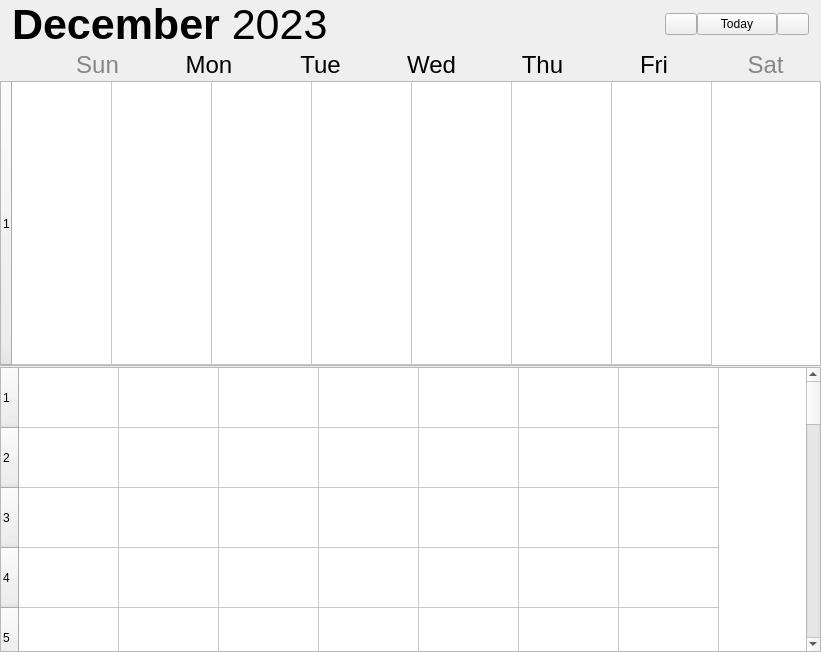
<?xml version="1.0" encoding="UTF-8"?>
<ui version="4.0">
 <class>touka::WeekView</class>
 <widget class="QWidget" name="touka::WeekView">
  <property name="geometry">
   <rect>
    <x>0</x>
    <y>0</y>
    <width>821</width>
    <height>652</height>
   </rect>
  </property>
  <property name="windowTitle">
   <string>WeekView</string>
  </property>
  <layout class="QVBoxLayout" name="verticalLayout">
   <property name="spacing">
    <number>0</number>
   </property>
   <property name="leftMargin">
    <number>0</number>
   </property>
   <property name="topMargin">
    <number>0</number>
   </property>
   <property name="rightMargin">
    <number>0</number>
   </property>
   <property name="bottomMargin">
    <number>0</number>
   </property>
   <item>
    <layout class="QHBoxLayout" name="horizontalLayout">
     <property name="spacing">
      <number>0</number>
     </property>
     <property name="leftMargin">
      <number>12</number>
     </property>
     <property name="rightMargin">
      <number>12</number>
     </property>
     <item>
      <widget class="QLabel" name="lbDate">
       <property name="font">
        <font>
         <pointsize>23</pointsize>
        </font>
       </property>
       <property name="text">
        <string>&lt;html&gt;&lt;head/&gt;&lt;body&gt;&lt;p&gt;&lt;span style=&quot; font-size:32pt; font-weight:700;&quot;&gt;December&lt;/span&gt;&lt;span style=&quot; font-size:32pt;&quot;&gt; 2023&lt;/span&gt;&lt;/p&gt;&lt;/body&gt;&lt;/html&gt;</string>
       </property>
      </widget>
     </item>
     <item>
      <spacer name="horizontalSpacer">
       <property name="orientation">
        <enum>Qt::Horizontal</enum>
       </property>
       <property name="sizeHint" stdset="0">
        <size>
         <width>40</width>
         <height>20</height>
        </size>
       </property>
      </spacer>
     </item>
     <item>
      <widget class="QPushButton" name="btnPrevMonth">
       <property name="maximumSize">
        <size>
         <width>32</width>
         <height>16777215</height>
        </size>
       </property>
       <property name="text">
        <string/>
       </property>
       <property name="icon">
        <iconset resource="../../resources.qrc">
         <normaloff>:/icon/resource/icon/back_ui.svg</normaloff>:/icon/resource/icon/back_ui.svg</iconset>
       </property>
      </widget>
     </item>
     <item>
      <widget class="QPushButton" name="btnToday">
       <property name="text">
        <string>Today</string>
       </property>
      </widget>
     </item>
     <item>
      <widget class="QPushButton" name="btnNextMonth">
       <property name="maximumSize">
        <size>
         <width>32</width>
         <height>16777215</height>
        </size>
       </property>
       <property name="icon">
        <iconset resource="../../resources.qrc">
         <normaloff>:/icon/resource/icon/next_ui.svg</normaloff>:/icon/resource/icon/next_ui.svg</iconset>
       </property>
      </widget>
     </item>
    </layout>
   </item>
   <item>
    <layout class="QGridLayout" name="gridLayoutWeek" rowstretch="0">
     <property name="sizeConstraint">
      <enum>QLayout::SetFixedSize</enum>
     </property>
     <property name="leftMargin">
      <number>42</number>
     </property>
     <property name="topMargin">
      <number>6</number>
     </property>
     <property name="rightMargin">
      <number>0</number>
     </property>
     <property name="bottomMargin">
      <number>6</number>
     </property>
     <property name="spacing">
      <number>0</number>
     </property>
     <item row="0" column="5">
      <widget class="QLabel" name="label_6">
       <property name="sizePolicy">
        <sizepolicy hsizetype="Preferred" vsizetype="Fixed">
         <horstretch>0</horstretch>
         <verstretch>0</verstretch>
        </sizepolicy>
       </property>
       <property name="maximumSize">
        <size>
         <width>16777215</width>
         <height>20</height>
        </size>
       </property>
       <property name="font">
        <font>
         <pointsize>18</pointsize>
         <fontweight>Light</fontweight>
        </font>
       </property>
       <property name="text">
        <string>Fri</string>
       </property>
       <property name="alignment">
        <set>Qt::AlignCenter</set>
       </property>
      </widget>
     </item>
     <item row="0" column="2">
      <widget class="QLabel" name="label_3">
       <property name="sizePolicy">
        <sizepolicy hsizetype="Preferred" vsizetype="Fixed">
         <horstretch>0</horstretch>
         <verstretch>0</verstretch>
        </sizepolicy>
       </property>
       <property name="maximumSize">
        <size>
         <width>16777215</width>
         <height>20</height>
        </size>
       </property>
       <property name="font">
        <font>
         <pointsize>18</pointsize>
         <fontweight>Light</fontweight>
        </font>
       </property>
       <property name="text">
        <string>Tue</string>
       </property>
       <property name="alignment">
        <set>Qt::AlignCenter</set>
       </property>
      </widget>
     </item>
     <item row="0" column="3">
      <widget class="QLabel" name="label_4">
       <property name="sizePolicy">
        <sizepolicy hsizetype="Preferred" vsizetype="Fixed">
         <horstretch>0</horstretch>
         <verstretch>0</verstretch>
        </sizepolicy>
       </property>
       <property name="maximumSize">
        <size>
         <width>16777215</width>
         <height>20</height>
        </size>
       </property>
       <property name="font">
        <font>
         <pointsize>18</pointsize>
         <fontweight>Light</fontweight>
        </font>
       </property>
       <property name="text">
        <string>Wed</string>
       </property>
       <property name="alignment">
        <set>Qt::AlignCenter</set>
       </property>
      </widget>
     </item>
     <item row="0" column="0">
      <widget class="QLabel" name="label_1">
       <property name="sizePolicy">
        <sizepolicy hsizetype="Preferred" vsizetype="Fixed">
         <horstretch>0</horstretch>
         <verstretch>0</verstretch>
        </sizepolicy>
       </property>
       <property name="maximumSize">
        <size>
         <width>16777215</width>
         <height>20</height>
        </size>
       </property>
       <property name="font">
        <font>
         <pointsize>18</pointsize>
         <italic>false</italic>
         <strikeout>false</strikeout>
         <fontweight>Light</fontweight>
        </font>
       </property>
       <property name="styleSheet">
        <string notr="true">color: rgb(134, 134, 134);</string>
       </property>
       <property name="text">
        <string>Sun</string>
       </property>
       <property name="alignment">
        <set>Qt::AlignCenter</set>
       </property>
       <property name="margin">
        <number>0</number>
       </property>
      </widget>
     </item>
     <item row="0" column="4">
      <widget class="QLabel" name="label_5">
       <property name="sizePolicy">
        <sizepolicy hsizetype="Preferred" vsizetype="Fixed">
         <horstretch>0</horstretch>
         <verstretch>0</verstretch>
        </sizepolicy>
       </property>
       <property name="maximumSize">
        <size>
         <width>16777215</width>
         <height>20</height>
        </size>
       </property>
       <property name="font">
        <font>
         <pointsize>18</pointsize>
         <fontweight>Light</fontweight>
        </font>
       </property>
       <property name="text">
        <string>Thu</string>
       </property>
       <property name="alignment">
        <set>Qt::AlignCenter</set>
       </property>
      </widget>
     </item>
     <item row="0" column="6">
      <widget class="QLabel" name="label_7">
       <property name="sizePolicy">
        <sizepolicy hsizetype="Preferred" vsizetype="Fixed">
         <horstretch>0</horstretch>
         <verstretch>0</verstretch>
        </sizepolicy>
       </property>
       <property name="maximumSize">
        <size>
         <width>16777215</width>
         <height>20</height>
        </size>
       </property>
       <property name="font">
        <font>
         <pointsize>18</pointsize>
         <fontweight>Light</fontweight>
        </font>
       </property>
       <property name="styleSheet">
        <string notr="true">color: rgb(134, 134, 134);</string>
       </property>
       <property name="text">
        <string>Sat</string>
       </property>
       <property name="alignment">
        <set>Qt::AlignCenter</set>
       </property>
      </widget>
     </item>
     <item row="0" column="1">
      <widget class="QLabel" name="label_2">
       <property name="sizePolicy">
        <sizepolicy hsizetype="Preferred" vsizetype="Fixed">
         <horstretch>0</horstretch>
         <verstretch>0</verstretch>
        </sizepolicy>
       </property>
       <property name="maximumSize">
        <size>
         <width>16777215</width>
         <height>20</height>
        </size>
       </property>
       <property name="font">
        <font>
         <pointsize>18</pointsize>
         <fontweight>Light</fontweight>
        </font>
       </property>
       <property name="styleSheet">
        <string notr="true"/>
       </property>
       <property name="text">
        <string>Mon</string>
       </property>
       <property name="alignment">
        <set>Qt::AlignCenter</set>
       </property>
      </widget>
     </item>
    </layout>
   </item>
   <item>
    <widget class="QSplitter" name="splitter">
     <property name="orientation">
      <enum>Qt::Vertical</enum>
     </property>
     <property name="opaqueResize">
      <bool>true</bool>
     </property>
     <property name="handleWidth">
      <number>1</number>
     </property>
     <property name="childrenCollapsible">
      <bool>false</bool>
     </property>
     <widget class="QTableWidget" name="twAllDayEvt">
      <property name="sizePolicy">
       <sizepolicy hsizetype="Expanding" vsizetype="Expanding">
        <horstretch>0</horstretch>
        <verstretch>0</verstretch>
       </sizepolicy>
      </property>
      <property name="minimumSize">
       <size>
        <width>0</width>
        <height>20</height>
       </size>
      </property>
      <property name="editTriggers">
       <set>QAbstractItemView::NoEditTriggers</set>
      </property>
      <property name="gridStyle">
       <enum>Qt::SolidLine</enum>
      </property>
      <property name="rowCount">
       <number>1</number>
      </property>
      <property name="columnCount">
       <number>7</number>
      </property>
      <attribute name="horizontalHeaderVisible">
       <bool>false</bool>
      </attribute>
      <attribute name="horizontalHeaderMinimumSectionSize">
       <number>18</number>
      </attribute>
      <attribute name="horizontalHeaderDefaultSectionSize">
       <number>100</number>
      </attribute>
      <attribute name="horizontalHeaderStretchLastSection">
       <bool>false</bool>
      </attribute>
      <attribute name="verticalHeaderMinimumSectionSize">
       <number>18</number>
      </attribute>
      <attribute name="verticalHeaderDefaultSectionSize">
       <number>18</number>
      </attribute>
      <attribute name="verticalHeaderHighlightSections">
       <bool>true</bool>
      </attribute>
      <attribute name="verticalHeaderShowSortIndicator" stdset="0">
       <bool>false</bool>
      </attribute>
      <attribute name="verticalHeaderStretchLastSection">
       <bool>true</bool>
      </attribute>
      <row/>
      <column/>
      <column/>
      <column/>
      <column/>
      <column/>
      <column/>
      <column/>
     </widget>
     <widget class="WeekTableWidget" name="twEvt">
      <property name="editTriggers">
       <set>QAbstractItemView::NoEditTriggers</set>
      </property>
      <property name="rowCount">
       <number>24</number>
      </property>
      <property name="columnCount">
       <number>7</number>
      </property>
      <attribute name="horizontalHeaderVisible">
       <bool>false</bool>
      </attribute>
      <attribute name="horizontalHeaderHighlightSections">
       <bool>true</bool>
      </attribute>
      <attribute name="verticalHeaderDefaultSectionSize">
       <number>60</number>
      </attribute>
      <attribute name="verticalHeaderHighlightSections">
       <bool>true</bool>
      </attribute>
      <row/>
      <row/>
      <row/>
      <row/>
      <row/>
      <row/>
      <row/>
      <row/>
      <row/>
      <row/>
      <row/>
      <row/>
      <row/>
      <row/>
      <row/>
      <row/>
      <row/>
      <row/>
      <row/>
      <row/>
      <row/>
      <row/>
      <row/>
      <row/>
      <column/>
      <column/>
      <column/>
      <column/>
      <column/>
      <column/>
      <column/>
     </widget>
    </widget>
   </item>
  </layout>
 </widget>
 <customwidgets>
  <customwidget>
   <class>WeekTableWidget</class>
   <extends>QTableWidget</extends>
   <header>widget/weektablewidget.h</header>
  </customwidget>
 </customwidgets>
 <resources>
  <include location="../../resources.qrc"/>
 </resources>
 <connections/>
</ui>
